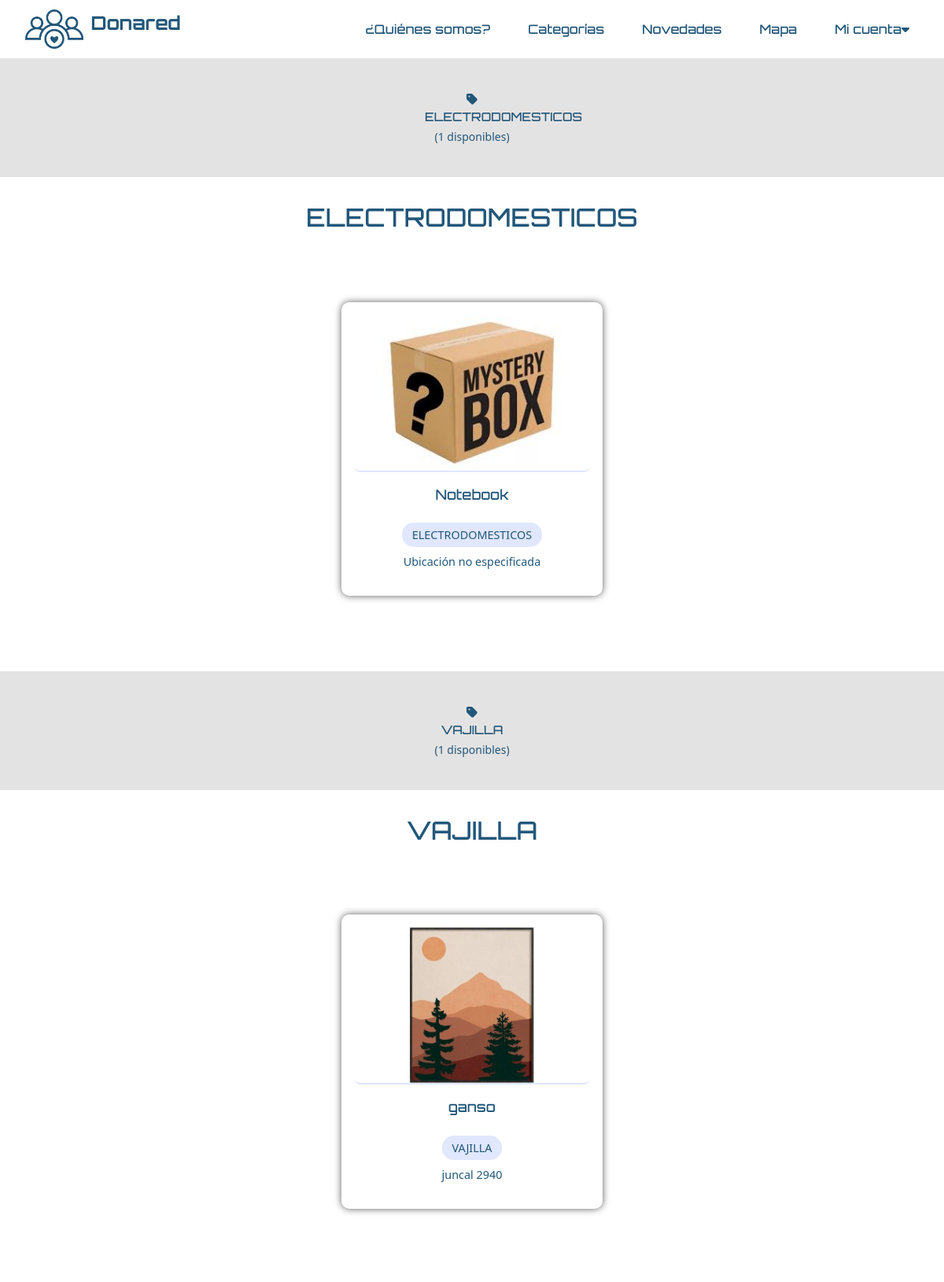
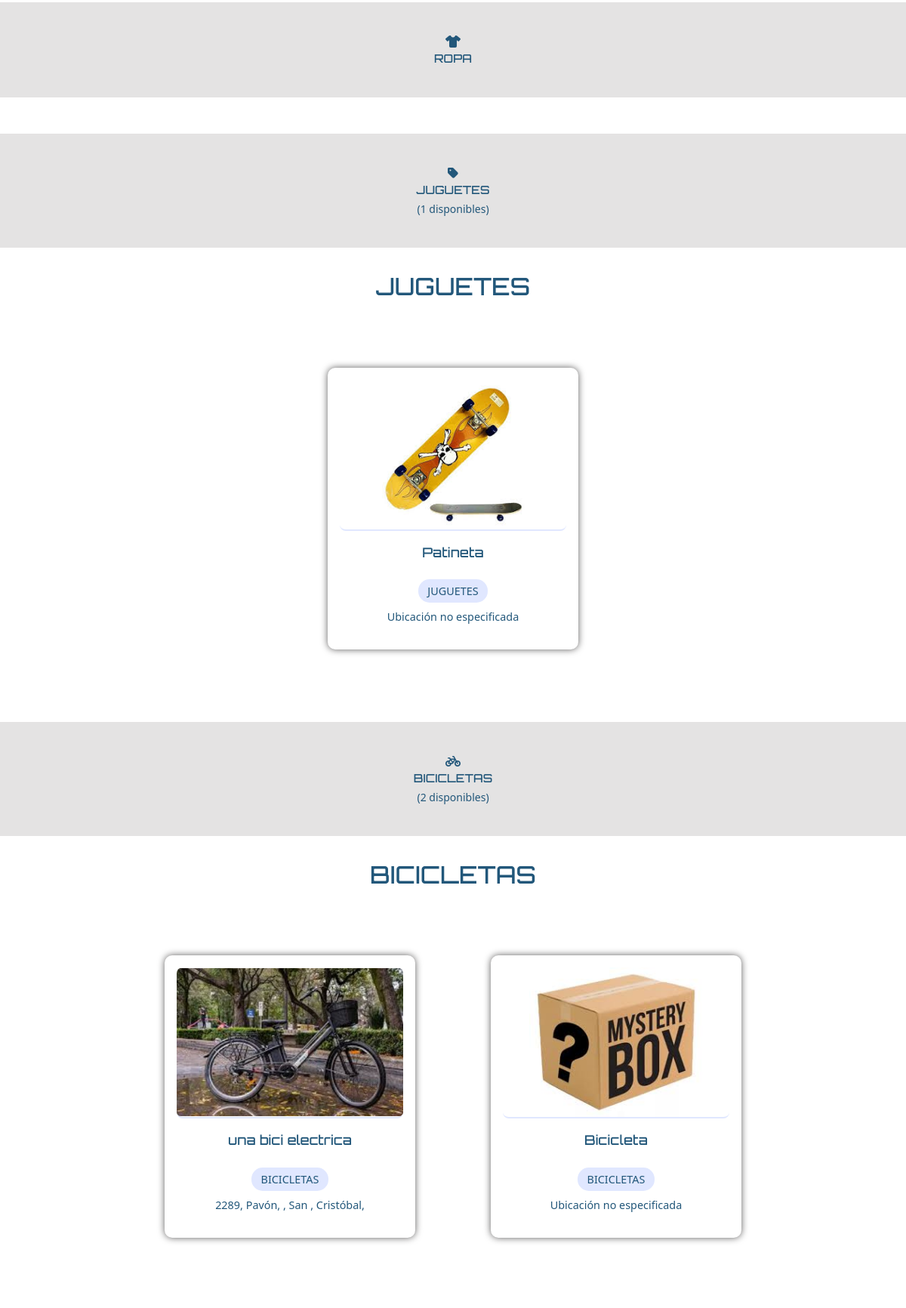
Page /categorias/ (upper part) on the committed database (2 pictures, top to bottom).
### donaredapp/models.py (models this page shows, shortened)
class Categoria(models.Model):
    nombre = models.CharField(max_length=25)
    def __str__(self):
        return self.nombre

class Item(models.Model):
    nombre = models.CharField(max_length=100)
    descripcion = models.TextField()
    categoria = models.ForeignKey(Categoria, on_delete=models.CASCADE)
    fecha_creacion = models.DateTimeField(auto_now_add=True)
    usuario = models.ForeignKey(
        User,
        on_delete=models.CASCADE,
        related_name='items',
        null=True,
    )
    imagen = models.ImageField(upload_to='items/', null=True, blank=True, default='items/sin_imagen.png')
    domicilio = models.CharField(max_length=255, null=True, blank=True)
    activo = models.BooleanField(default=True)
    latitude = models.DecimalField(max_digits=9, decimal_places=6, null=True, blank=True)
    longitude = models.DecimalField(max_digits=9, decimal_places=6, null=True, blank=True)

### donaredapp/views.py (the view)
# urls.py: path('categorias/', views.categorias, name='categorias'),
def categorias(request):
    storage = messages.get_messages(request)
    for _ in storage:
        pass  # just iterating over them clears them
    categorias = Categoria.objects.all()
    categorias_dict = {cat.nombre.lower(): cat.id for cat in categorias}
    items_por_categoria = 4
    categorias_con_items = []
    for categoria in categorias:
        items_categoria = Item.objects.filter(
            activo=True,
            categoria=categoria
        ).order_by("-fecha_creacion")[:items_por_categoria]
        categorias_con_items.append({
            'categoria': categoria,
            'items': items_categoria,
            'total_items': Item.objects.filter(activo=True, categoria=categoria).count()
        })
    context = {
        'categorias': categorias,
        'categorias_dict': categorias_dict,
        'categorias_con_items': categorias_con_items,
    }
    return render(request, "donaredapp/categorias.html", context)

### donaredapp/templates/donaredapp/categorias.html (shortened to what this page needs)
{% extends "donaredapp/base.html" %}
{% load static %}
{% block content %}
{% for categoria_data in categorias_con_items %}
    <section class="categorias">
        <div class="categoria-item">
            <a href="?categoria={{ categoria_data.categoria.id }}#seccion-donaciones-{{ categoria_data.categoria.nombre|lower }}">
                {% if categoria_data.categoria.nombre|lower == 'ropa' %}
                    <i class="fa-solid fa-shirt 2x"></i>
                {% elif categoria_data.categoria.nombre|lower == 'libros' %}
                    <i class="fa-solid fa-book"></i>
                {% elif categoria_data.categoria.nombre|lower == 'tecnologia' or categoria_data.categoria.nombre|lower == 'tecnología' %}
                    <i class="fa-solid fa-computer"></i>
                {% elif categoria_data.categoria.nombre|lower == 'herramientas' %}
                    <i class="fa-solid fa-screwdriver-wrench"></i>
                {% elif categoria_data.categoria.nombre|lower == 'bicicletas' %}
                    <i class="fa-solid fa-bicycle"></i>
                {% elif categoria_data.categoria.nombre|lower == 'muebles' %}
                    <i class="fa-solid fa-couch"></i>
                {% else %}
                    <i class="fa-solid fa-tag"></i>
                {% endif %}
                <p>{{ categoria_data.categoria.nombre }}</p>
                {% if categoria_data.total_items > 0 %}
                    <small>({{ categoria_data.total_items }} disponibles)</small>
                {% endif %}
            </a>
        </div>
    </section>
    {% if categoria_data.items %}
        {% include "donaredapp/tarjeta_categorias.html" with items=categoria_data.items titulo=categoria_data.categoria.nombre show_pagination=False show_search=False section_id=categoria_data.categoria.nombre|lower %}
    {% endif %}
{% endfor %}
{% endblock %}

### donaredapp/templates/donaredapp/tarjeta_categorias.html (shortened to what this page needs)
{% load static %}
<section id="seccion-donaciones-{{ section_id|default:'default' }}">
    <div class="donaciones">
        <div class="donaciones-contenido">
            <h2 class="donaciones-titulo">{{ titulo|default:"Últimas donaciones" }}</h2>
        </div>
        {% if items %}
            {% for item in items %}
            <div class="donar">
                <div class="donar-card">
                    <a href="{% url 'donaredapp:tarjeta' item.id %}">
                    {% if item.imagen %}
                        <img src="{{ item.imagen.url }}" alt="{{ item.nombre }}">
                    {% else %}
                        <img src="{% static 'donaredapp/images/mistery.jpeg' %}" alt="Sin imagen">
                    {% endif %}
                    </a>
                    <h3><a href="{% url 'donaredapp:tarjeta' item.id %}">{{ item.nombre }}</a></h3>
                    <span class="categoria">{{ item.categoria|default:"Sin categoría" }}</span>
                    <div class="domicilio">
                        {% with domicilio_parts=item.domicilio.split %}
                            {% if domicilio_parts.0 and domicilio_parts.1 %}
                                {{ domicilio_parts.0 }} {{ domicilio_parts.1 }}
                                {% if domicilio_parts.2 %}, {{ domicilio_parts.2 }}{% endif %}
                                {% if domicilio_parts.3 %}, {{ domicilio_parts.3 }}{% endif %}
                            {% else %}
                                Ubicación no especificada
                            {% endif %}
                        {% endwith %}
                    </div>
                </div>
            </div>
            {% endfor %}
        {% else %}
            <div class="donar">
                <div class="donar-card">
                    <p>No hay donaciones disponibles en esta categoría.</p>
                </div>
            </div>
        {% endif %}
    </div>
</section>

### donaredapp/static/donaredapp/style.css (style rules this page uses)
html, body { max-width: 100vw; overflow-x: hidden; }
body { background-color: #ffffff; color: #22577A; margin: 0 ; padding: 0; box-sizing: border-box; }
h1, h2, h3 { font-family: 'Orbitron', sans-serif; }
p { font-family: 'helvetica', sans-serif; }
a { text-decoration: none; color: inherit; }
.categorias { display: flex; flex-wrap: wrap; justify-content: space-around; background-color: #e4e3e3; padding: 1.5rem 0.9rem; width: 100%; box-sizing: border-box; }
.categoria-item { flex: 1 1 100px; max-width: 120px; text-align: center; margin: 1rem; transition: transform 0.2s ease; }
.categoria-item p { font-size: 0.95rem; margin: 0; color: #22577A; font-weight: 500; font-family: 'Orbitron', sans-serif; }
.donaciones { display: flex; flex-wrap: wrap; gap: 32px; justify-content: center; align-items: flex-start; padding: 2rem 0; background: #fff; }
.donaciones-contenido { width: 100%; text-align: center; margin-bottom: 1.5rem; }
.donaciones-titulo { color: #22577A; font-size: 2rem; margin-bottom: 1rem; }
.donar { display: grid; grid-template-columns: repeat(auto-fill, minmax(280px, 1fr)); gap: 2rem; padding: 1rem; }
.donar { flex: 1 1 320px; max-width: 400px; display: flex; justify-content: center; }
.donar-card { background: #fff; border-radius: 10px; padding: 1rem; text-align: center; box-shadow: #5f5e5e 0px 0px 10px 0px; transition: transform 0.2s, box-shadow 0.2s; }
.donar-card img { width: 300px; height: 200px; border-bottom: 2px solid #e0e7ff; object-fit: contain; background: #fff; border-radius: 8px; }
.donar-card h3 { padding: 1rem; margin: 0; color: #22577A; font-size: 1.1rem; line-height: 1.4; }
.donar-card .categoria { background: #e0e7ff; color: #22577A; padding: 0.3rem 0.8rem; border-radius: 15px; font-size: 0.9rem; display: inline-block; margin: 0.5rem 1rem; }
.donar-card .domicilio { padding: 0 1rem 1rem; color: #22577A; font-size: 0.9rem; }

### rows in the picture
Categoria: categoria.nombre "ELECTRODOMESTICOS", total_items "1", nombre "ELECTRODOMESTICOS"
Item: nombre "Notebook", categoria "ELECTRODOMESTICOS", shows "Ubicación no especificada"
Categoria: categoria.nombre "VAJILLA", total_items "1", nombre "VAJILLA"
Item: imagen (picture), nombre "ganso", categoria "VAJILLA", domicilio.split.0 "juncal", domicilio.split.1 "2940"
Categoria: categoria.nombre "ROPA"
Categoria: categoria.nombre "JUGUETES", total_items "1", nombre "JUGUETES"
Item: imagen (picture), nombre "Patineta", categoria "JUGUETES", shows "Ubicación no especificada"
Categoria: categoria.nombre "BICICLETAS", total_items "2", nombre "BICICLETAS"
Item: imagen (picture), nombre "una bici electrica", categoria "BICICLETAS", domicilio.split.0 "2289,", domicilio.split.1 "Pavón,", domicilio.split.2 "San", domicilio.split.3 "Cristóbal,"
Item: nombre "Bicicleta", categoria "BICICLETAS", shows "Ubicación no especificada"
